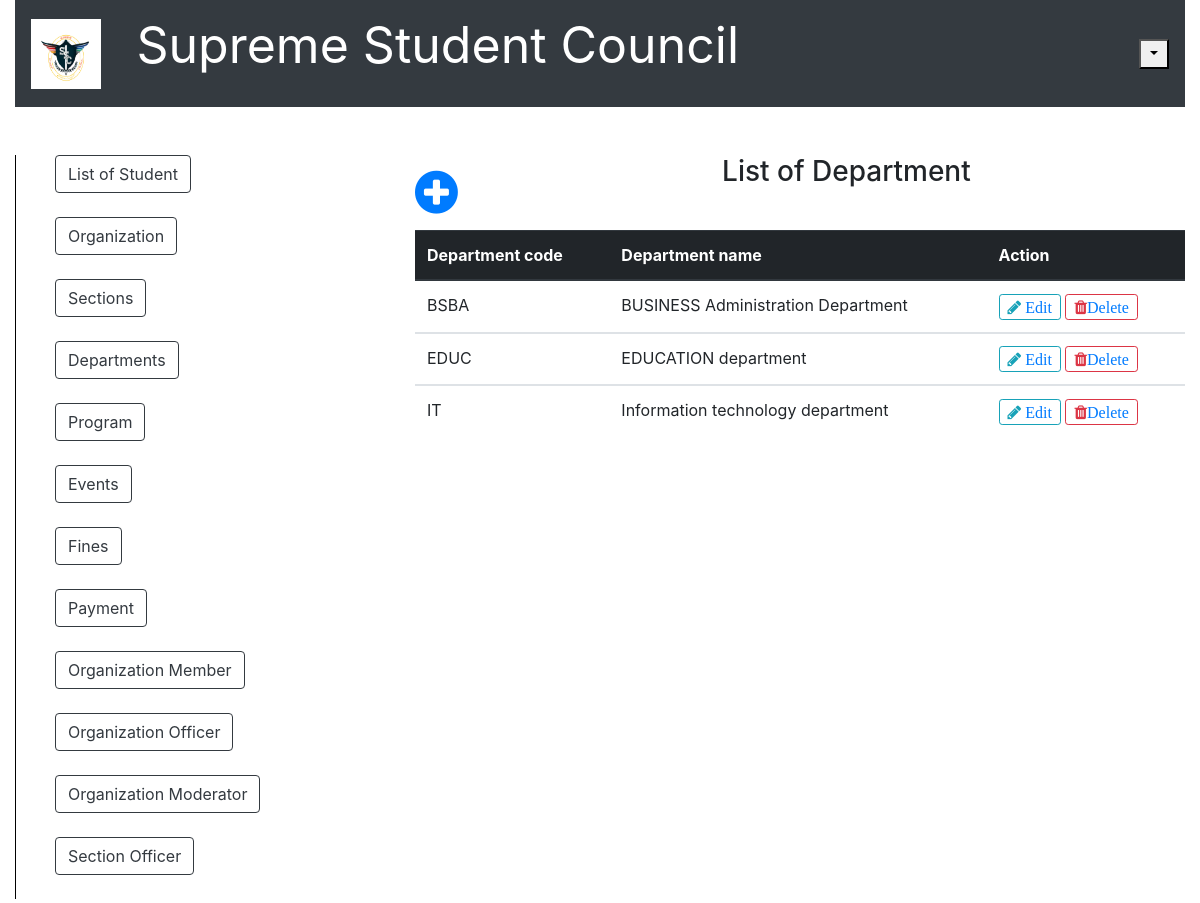
Before: /list_of_department.php with the older database file.
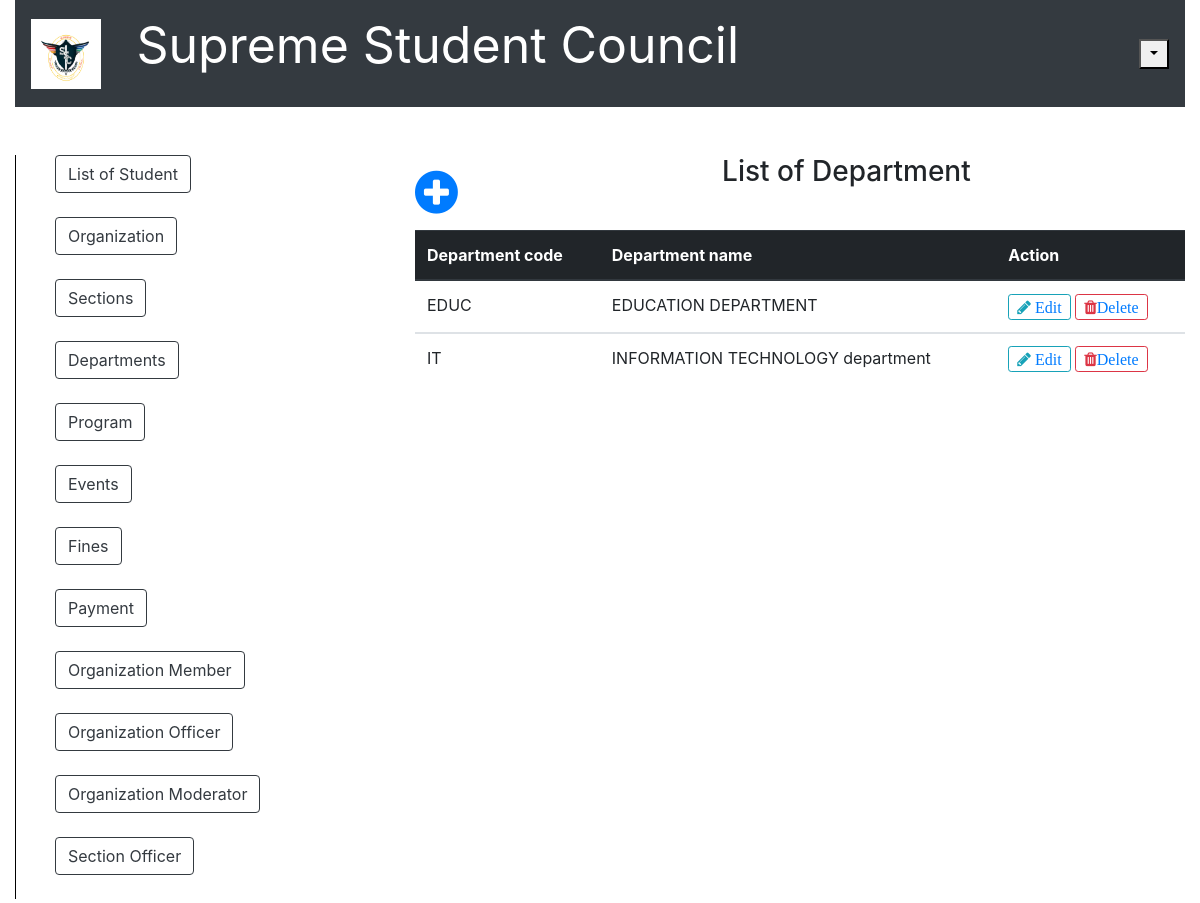
After: the same page with the newer database file.
### tables this page shows
CREATE TABLE `department` (
  `department_code` char(10) NOT NULL,
  `department_name` varchar(100) NOT NULL
);

### list_of_department.php (the view, shortened to what this page needs)
<?php include('server.php'); ?>
<!DOCTYPE html>
<html>
<head>
		<link rel="stylesheet" href="bootstrap/css/bootstrap.min.css">
		<link rel = "stylesheet" href = "font-awesome-4.7.0/font-awesome-4.7.0/css/font-awesome.min.css">
		<link href = "css/style.css" rel = "stylesheet" type = "text/css" >
</head>
<body>
	<div class="container-fluid">
		<nav class="navbar navbar-expand-lg navbar-dark bg-dark">
		   <a href = "index.php"><img src = "ssc.PNG" style=" height:70px; width:70px;"></a>
		  <div class="collapse navbar-collapse" id="navbarTogglerDemo03">
		    	</center><p style="color:white; font-size: 50px; margin-right: 400px;">Supreme Student Council<strong></strong></p>
		    	<div class="btn-group">
							<button type="button" class=" dropdown-toggle dropdown-toggle-split" data-toggle="dropdown" aria-haspopup="true" aria-expanded="false"></button>
				</div>
		  </div>
		</nav>
	</div>
	<br /><br />
	<div class="container-fluid">
		<div class="row">
			<div class="col-sm-2" >
				<div class="vertical_line">
				<ul style="list-style: none;">
					<li><a href = "list_of_student.php"><button type="button" class="btn btn-outline-dark">List of Student</button></a></li><br />
					<li><a href ="list_of_organization.php"><button type="button" class="btn btn-outline-dark">Organization</button></a></li><br />
					<li><a href ="list_of_section.php"><button type="button" class="btn btn-outline-dark">Sections</button></a></li><br />
					<li><a href ="list_of_department.php"><button type="button" class="btn btn-outline-dark">Departments</button></a></li><br />
					<li><a href ="list_of_program.php"><button type="button" class="btn btn-outline-dark">Program</button></a></li><br />
					<li><a href ="list_of_event.php"><button type="button" class="btn btn-outline-dark">Events</button></a></li><br />
					<li><a href ="fines.php"><button type="button" class="btn btn-outline-dark">Fines</button></a></li><br />
					<li><a href ="payment.php"><button type="button" class="btn btn-outline-dark">Payment</button></a></li><br />
					<li><a href ="list_of_organization_member.php"><button type="button" class="btn btn-outline-dark">Organization Member</button></a></li><br />
					<li><a href ="list_of_organization_officer.php"><button type="button" class="btn btn-outline-dark">Organization Officer</button></a></li><br />
					<li><a href ="list_of_organization_moderator.php"><button type="button" class="btn btn-outline-dark">Organization Moderator</button></a></li><br />
					<li><a href ="list_of_section_officer.php"><button type="button" class="btn btn-outline-dark">Section Officer</button></a></li><br />
				</ul>
				</div>
			</div>
			<div class="col-sm-2" >
			</div>
			<div class="col-sm-8">
				<a href = "add_new_department.php"><span style="float: left; font-size: 50px; margin-right: 50px;"><i class="fa fa-plus-circle" font-size = "50px"></i></span></a>
				<center><h3>List of Department</h3></center><br />
				<?php $results = mysqli_query($db, "SELECT * FROM department"); ?>
				<table class="table">
				  <thead class="thead-dark">
				    <tr>
				      <th scope="col">Department code</th>
				      <th scope="col">Department name</th>
				      <th scope="col">Action</th>
				    </tr>
				  </thead>
				  <?php while ($row = mysqli_fetch_array($results)){ ?>
				  <tbody>
				    <tr>
				      <td><?php echo $row['department_code']?></td>
				      <td><?php echo $row['department_name']?></td>
				      <td>
								<button type="button" class="btn btn-outline-info btn-sm fa fa-pencil"><a href="update_department.php?edit_1=<?php echo $row['department_code']; ?>"> Edit </a></button>
								<button type="button" class="btn btn-outline-danger  btn-sm fa fa-trash"><a href="server.php?del_1=<?php echo $row['department_code']; ?>">Delete</a></button>
					</td>
				    </tr>
				  </tbody>
				  <?php
  				  } ?>
				</table>
			</div>
		</div>
	</div>
</body>
</html>

Changed rows visible on the page:
removed department: department_code "BSBA", department_name "BUSINESS Administration Department"
changed department "EDUC": department_name "EDUCATION department" → "EDUCATION DEPARTMENT"
changed department "IT": department_name "Information technology department" → "INFORMATION TECHNOLOGY department"
